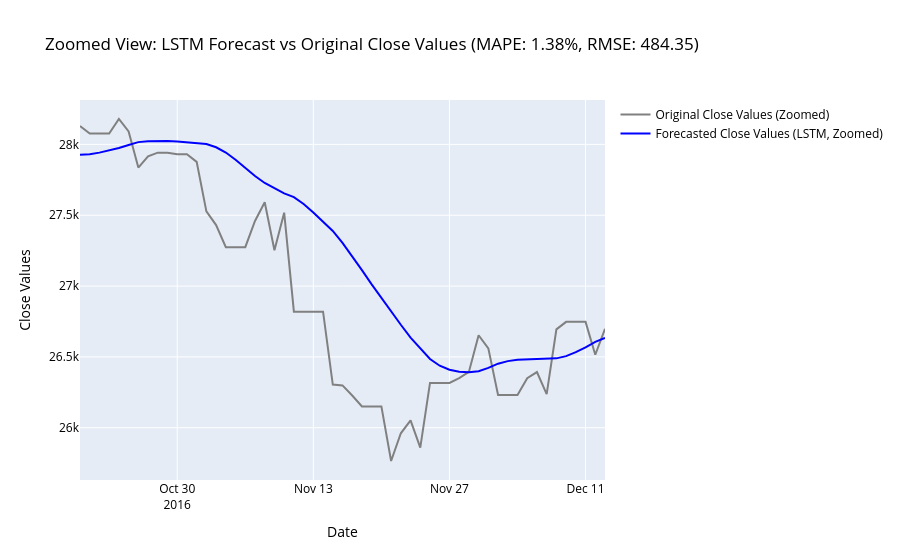

The notebook cell this image was saved under:
### Markdown cell above
Graph: Show zoomed-in view starting from predictions

### Code cell
# Second graph: Zoom in on prediction period only
trace_original_zoomed_event2 = go.Scatter(
    x=filtered_data_event2['Date'][split_index_event2 + seq_length:], 
    y=y_test_actual_event2.flatten(), 
    mode='lines', 
    name='Original Close Values (Zoomed)',
    line=dict(color='grey')
)

trace_lstm_zoomed_event2 = go.Scatter(
    x=filtered_data_event2['Date'][split_index_event2 + seq_length:], 
    y=predictions_event2.flatten(), 
    mode='lines', 
    name='Forecasted Close Values (LSTM, Zoomed)',
    line=dict(color='blue')
)

# Combine traces for zoomed-in graph
layout_zoomed_event2 = go.Layout(
    title=f"Zoomed View: LSTM Forecast vs Original Close Values (MAPE: {mape_event2:.2f}%, RMSE: {rmse_value_event2:.2f})",
    xaxis_title="Date",
    yaxis_title="Close Values",
    font=dict(color="black"),
    xaxis=dict(showgrid=True),
    yaxis=dict(showgrid=True)
)

fig_zoomed_event2 = go.Figure(data=[trace_original_zoomed_event2, trace_lstm_zoomed_event2], layout=layout_zoomed_event2)
fig_zoomed_event2.show()
